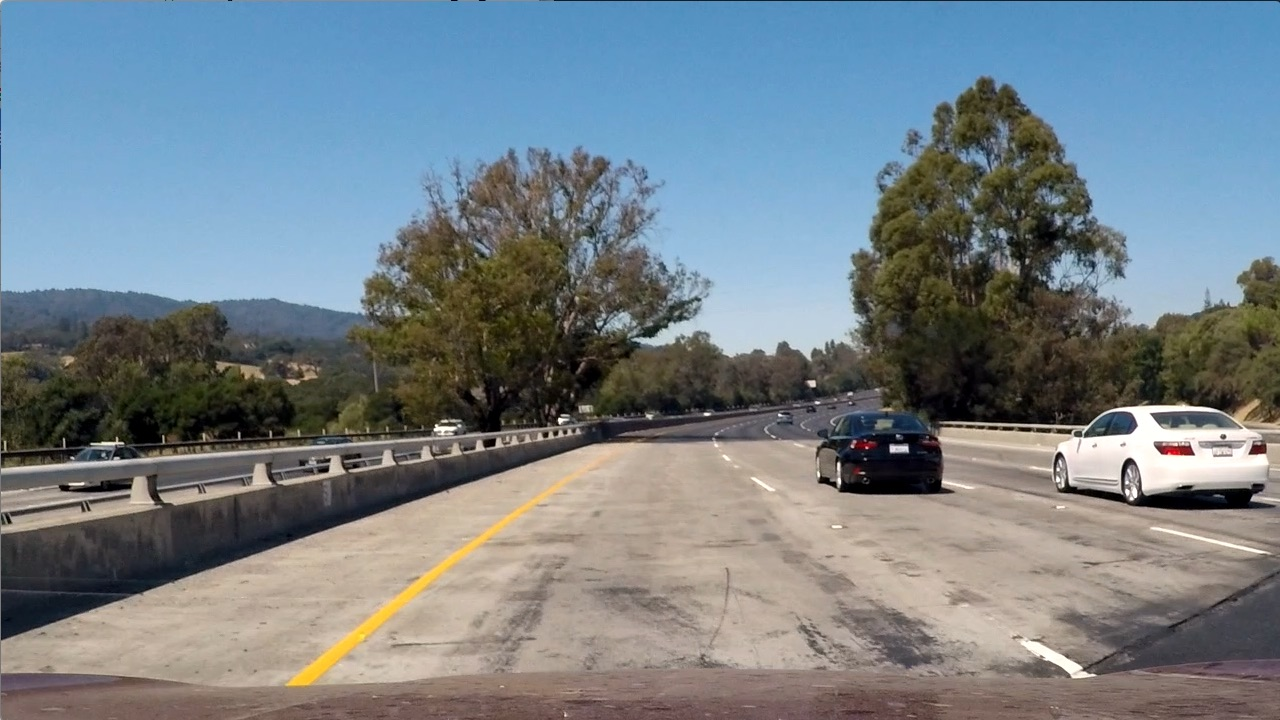
#> input picture test_images/test1.jpg, 1280 x 720 px; its folder holds only this picture in this run
$ python -i training.py   (imports and definitions only)
#> lines starting #> are read from the running program, lines starting #| are printed output that depends on the picture
#> further down, picture is the input picture: shape (720, 1280, 3); mean B, G, R 135.5, 128.7, 117.5
from skimage.feature import hog
import cv2
import numpy as np
from sklearn.preprocessing import StandardScaler
import os
import _pickle as pickle
from sklearn.model_selection import train_test_split
from sklearn.svm import LinearSVC
from sklearn.metrics import accuracy_score
import glob

from sklearn.preprocessing import StandardScaler

def color_hist(img, nbins=32, bins_range=(0, 256)):
	# Compute the histogram of the color channels separately
	channel1_hist = np.histogram(img[:,:,0], bins=nbins, range=bins_range)
	channel2_hist = np.histogram(img[:,:,1], bins=nbins, range=bins_range)
	channel3_hist = np.histogram(img[:,:,2], bins=nbins, range=bins_range)
	# Concatenate the histograms into a single feature vector
	hist_features = np.concatenate((channel1_hist[0], channel2_hist[0], channel3_hist[0]))
	# Return the individual histograms, bin_centers and feature vector
	return hist_features

def featureExtraction(image,color_space=cv2.COLOR_BGR2YCrCb,orient=9,pix_per_cell = 8, cell_per_block=2):
#> called with color_space = 36, orient = 9, pix_per_cell = 8, cell_per_block = 2
	image = cv2.cvtColor(image, color_space)
#> image: shape (720, 1280, 3); mean of channels 0, 1, 2 126.1, 121.9, 133.3
	channel1 = image[:,:,0]
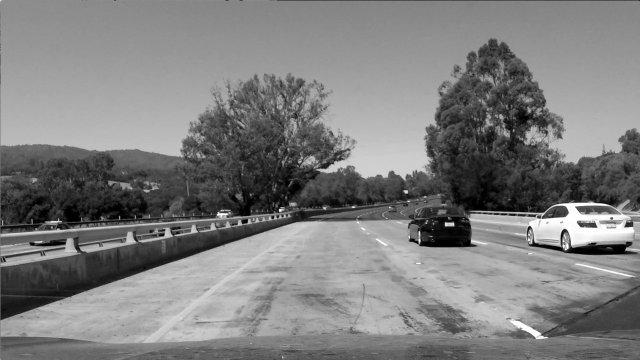
#> channel1: shape (720, 1280) (shown at 1/2 size); min 0, max 255, mean 126.1
	channel2 = image[:,:,1]
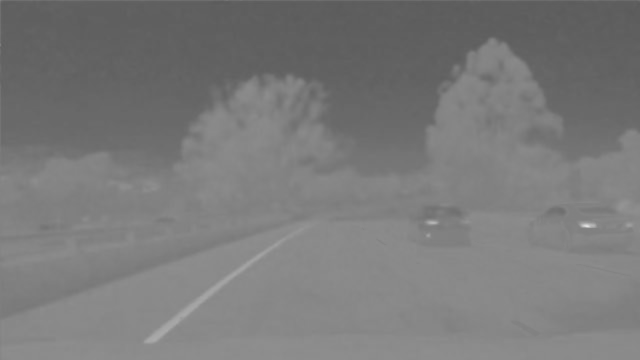
#> channel2: shape (720, 1280) (shown at 1/2 size); min 90, max 232, mean 121.9
	channel3 = image[:,:,2]
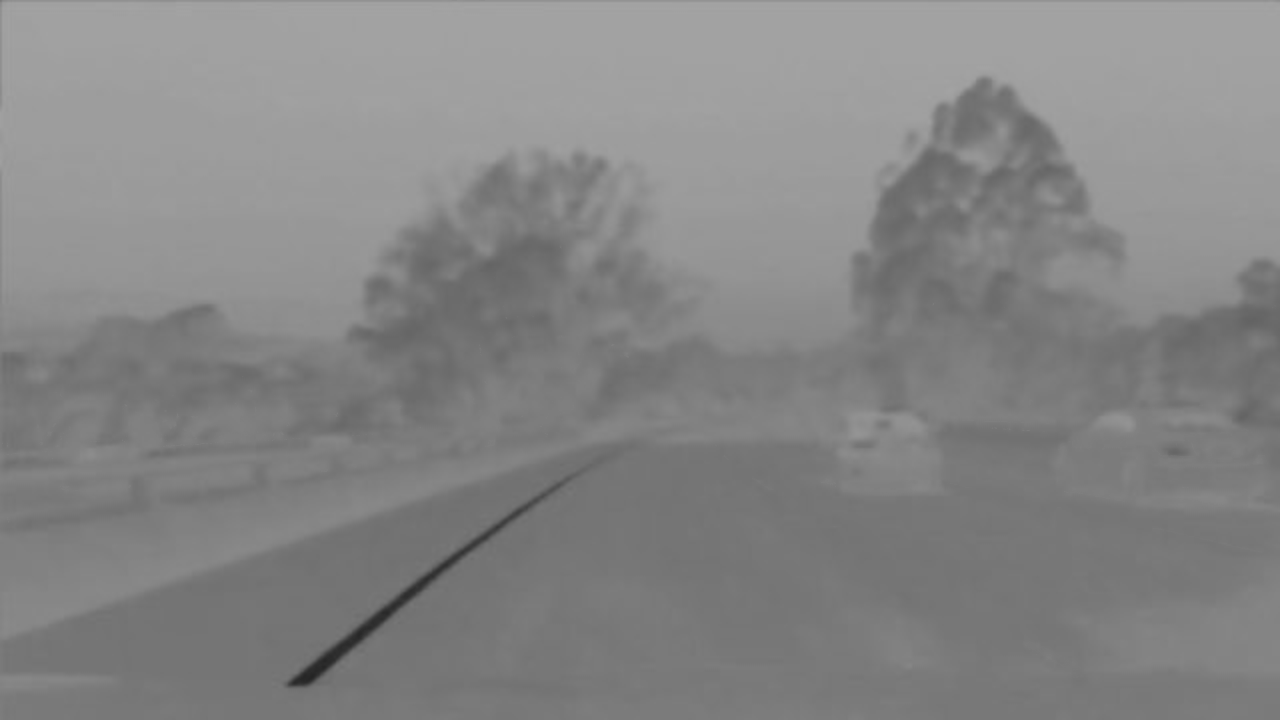
#> channel3: shape (720, 1280); min 36, max 164, mean 133.3

	hog_features1 = hog(channel1, orientations=orient,
						pixels_per_cell=(pix_per_cell, pix_per_cell),
						cells_per_block=(cell_per_block, cell_per_block),
						transform_sqrt=False,
						block_norm ='L2-Hys',
						feature_vector=False)
	hog_features2 = hog(channel2, orientations=orient,
						pixels_per_cell=(pix_per_cell, pix_per_cell),
						cells_per_block=(cell_per_block, cell_per_block),
						transform_sqrt=False,
						block_norm ='L2-Hys',
						feature_vector=False)
	hog_features3 = hog(channel3, orientations=orient,
						pixels_per_cell=(pix_per_cell, pix_per_cell),
						cells_per_block=(cell_per_block, cell_per_block),
						transform_sqrt=False,
						block_norm ='L2-Hys',
						feature_vector=False)

	hog_features = np.hstack((np.ravel(hog_features1),np.ravel(hog_features2),np.ravel(hog_features3)))

	# Apply bin_spatial() to get spatial color features
	spatial_features = np.ravel(cv2.resize(image, (32,32)))
#> spatial_features = 3072 values, max 255 at index 1911, min 0 at index 1833, mean 127
	# Apply color_hist()
	hist_features = color_hist(image, nbins=32, bins_range=(0,256))
#> in color_hist, `hist_features = np.concatenate((channel1_hist[0], channel2_hist[0], ch..`: hist_features = 96 values, max 278444 at index 48, min 0 at index 32, mean 28800

	hog_features = np.concatenate((spatial_features,hist_features, hog_features))

	return hog_features


# [52 lines left out: functions featureList, main, not called in this run]

# [2 lines not run here, left out]

>>> import cv2
>>> picture = cv2.imread('test_images/test1.jpg')
>>> result = featureExtraction(picture)

$ run again, on test_images/test2.jpg
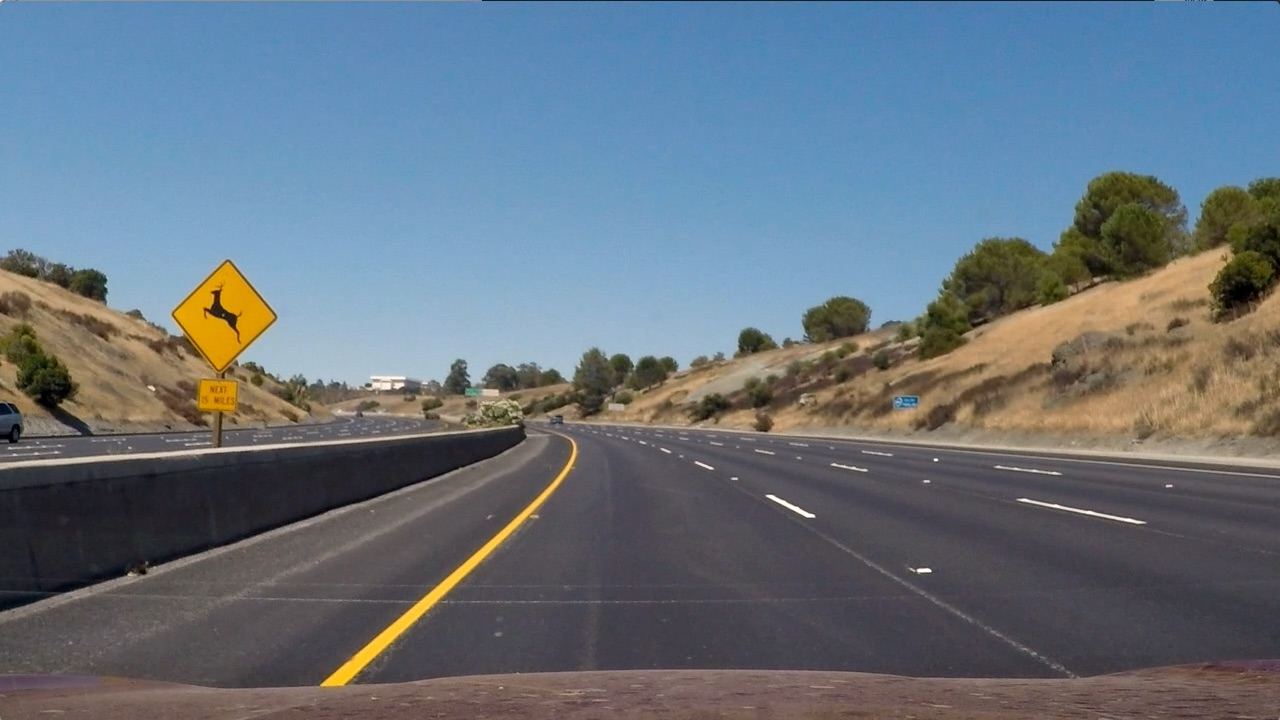
#> input picture test_images/test2.jpg, 1280 x 720 px
#> picture is the input picture: shape (720, 1280, 3); mean B, G, R 125.5, 114.6, 102.8
#> image: shape (720, 1280, 3); mean of channels 0, 1, 2 112.3, 121.2, 135.4
#> in featureExtraction, `channel2 = image[:,:,1]`:
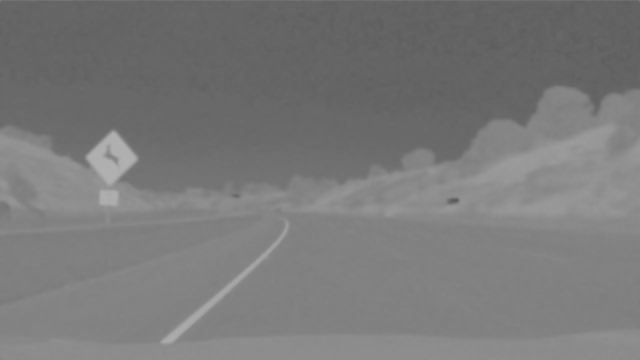
#> channel2: shape (720, 1280) (shown at 1/2 size); min 87, max 178, mean 121.2
#> in featureExtraction, `channel3 = image[:,:,2]`:
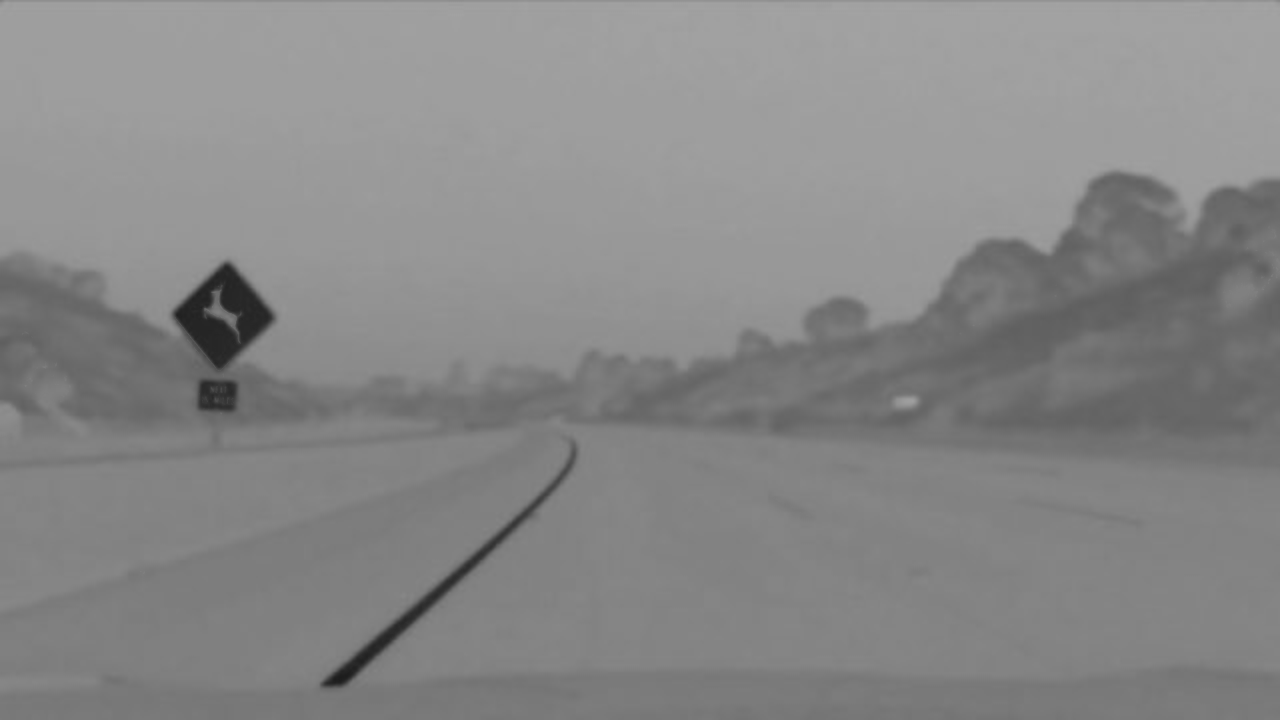
#> channel3: shape (720, 1280); min 28, max 164, mean 135.4
#> spatial_features = 3072 values, max 209 at index 2190, min 7 at index 1635, mean 122.7
#> in color_hist, `hist_features = np.concatenate((channel1_hist[0], channel2_hist[0], ch..`: hist_features = 96 values, max 321561 at index 48, min 0 at index 32, mean 28800

$ run again, on test_images/test3.jpg
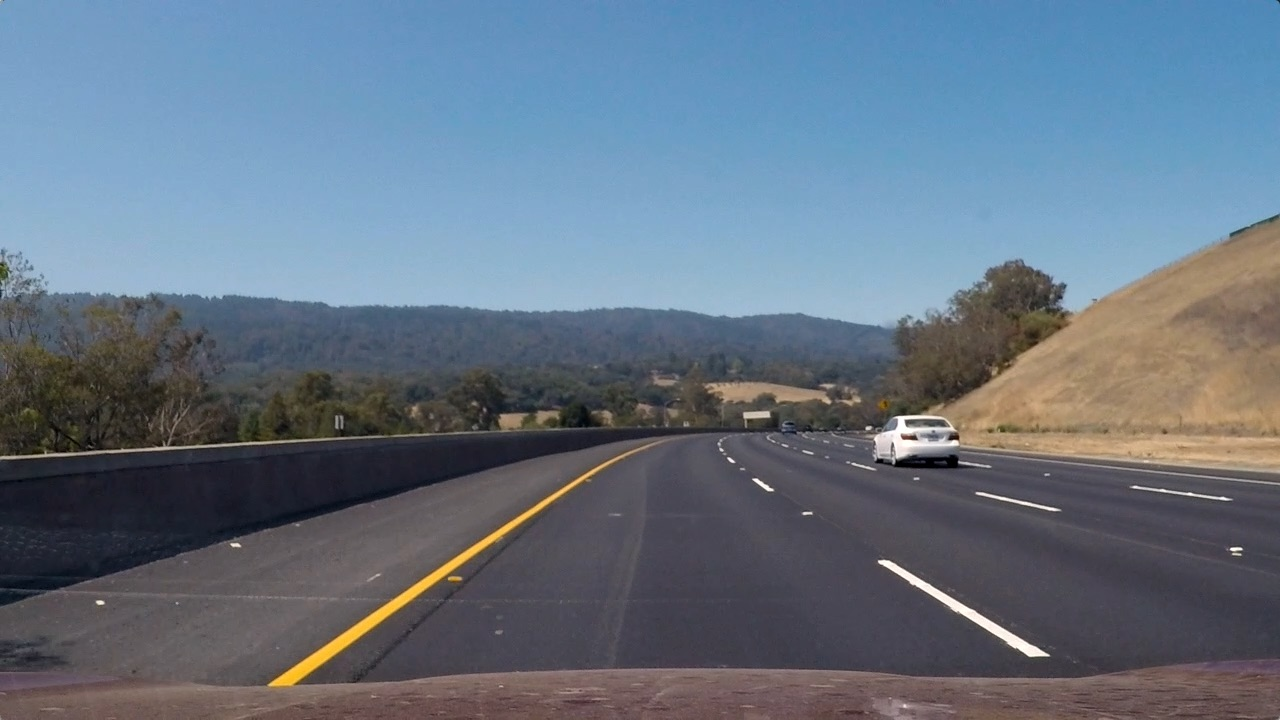
#> input picture test_images/test3.jpg, 1280 x 720 px
#> picture is the input picture: shape (720, 1280, 3); mean B, G, R 130.7, 115.3, 101.1
#> image: shape (720, 1280, 3); mean of channels 0, 1, 2 112.8, 119.6, 138.1
#> in featureExtraction, `channel2 = image[:,:,1]`:
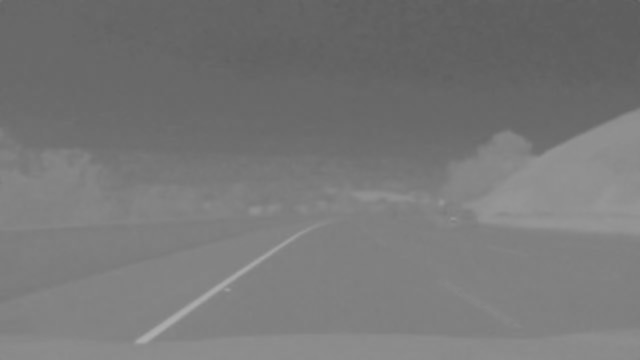
#> channel2: shape (720, 1280) (shown at 1/2 size); min 90, max 174, mean 119.6
#> in featureExtraction, `channel3 = image[:,:,2]`:
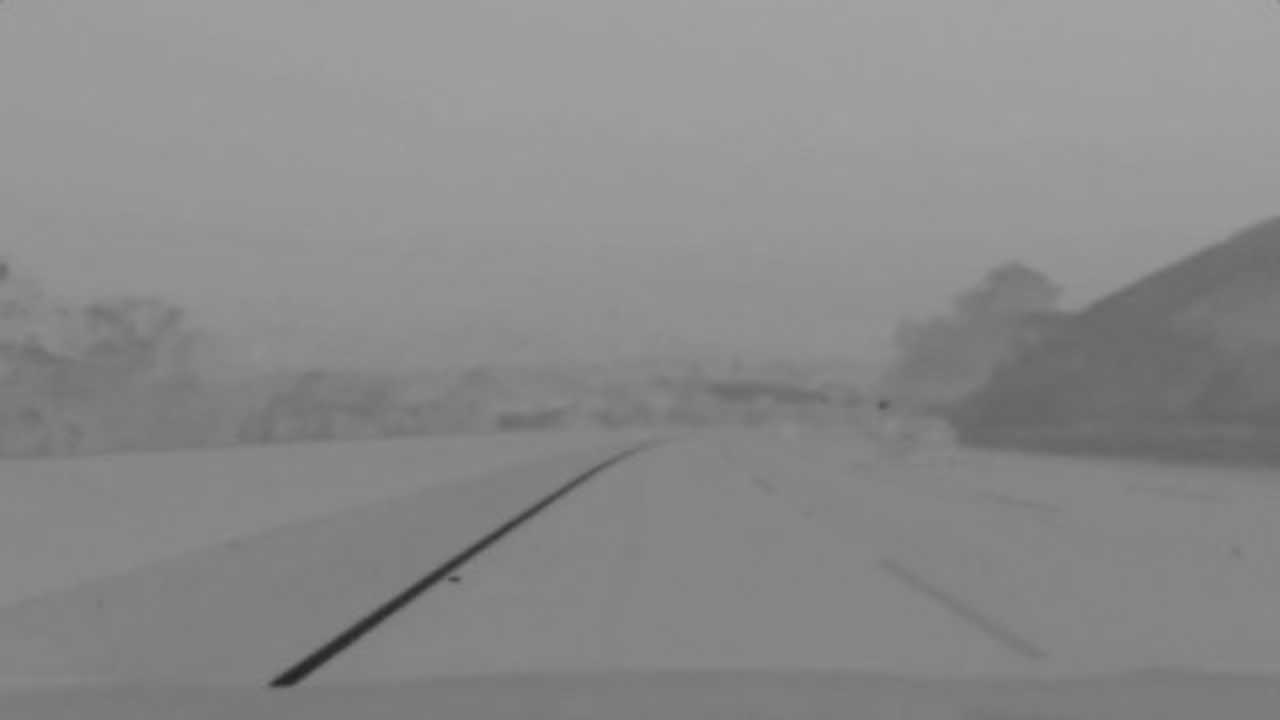
#> channel3: shape (720, 1280); min 34, max 164, mean 138.1
#> spatial_features = 3072 values, max 248 at index 2466, min 16 at index 1986, mean 123.6
#> in color_hist, `hist_features = np.concatenate((channel1_hist[0], channel2_hist[0], ch..`: hist_features = 96 values, max 295149 at index 48, min 0 at index 32, mean 28800
